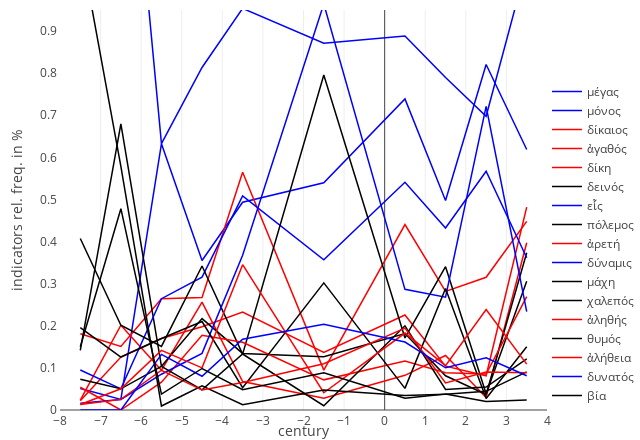

The cell this chart's notebook holds for it:
### Code cell
traces_data = []
annotations = []
value = 0
for term in individual_indicator_terms_df.columns.tolist()[1:]:
    if term in morality:
        color="red"
    if term in power:
        color="blue"
    if term in heroism:
        color ="black"
    traces_data.append(
        go.Scatter(
            x=individual_indicator_terms_df[1].tolist(),
            y=individual_indicator_terms_df[term].tolist(),
            mode="lines",
            #yaxis="y5",
            connectgaps=True,
            line=dict(
                color=color,            
                width=1.5,
                #dash="dot"
                ),
            name=term))
    value = value + 1
    if value % 3 == 0:
        x_value = -3.5
        y_value = individual_indicator_terms_df[individual_indicator_terms_df[1]==-3.5][term].tolist()[0]
    else:
        x_value =0.5
        y_value = individual_indicator_terms_df[individual_indicator_terms_df[1]==0.5][term].tolist()[0]
    annotations.append(
        dict(x=x_value, y=y_value, xref="x", yref="y", text=term, ax=0,ay=0,font=dict(size=10, color=color))
        )
layout = go.Layout(
    #showlegend=False,
    autosize=False,
    width=640,
    height=440,
    xaxis=dict(showgrid=True, dtick=1, title="century", range=[-8,4]),
    yaxis=dict(showgrid=False,title="indicators rel. freq. in %", range=[0,0.95]),
    margin=dict(
        l=60,r=0,t=10,b=30,pad=2),
    legend=dict(
        x=1, y=0)
    
    #annotations=annotations
    )
fig= go.Figure(data=traces_data, layout=layout)

###pio.write_image(fig, "../images/prox_power_morality_authors_mean.eps", scale=1)
iplot(fig, filename="individual_indicator_terms.html")

### Figure 1 — Plotly figure (JSON) as saved in the notebook; plotly's stock layout.template omitted (floating-point values rounded to 4 significant figures)
{"data": [{"connectgaps": true, "line": {"color": "blue", "width": 1.5}, "mode": "lines", "name": "μέγας", "type": "scatter", "uid": "eab19388-1dcb-11e9-98fc-a8667f12a6ad", "x": [-7.5, -6.5, -5.5, -4.5, -3.5, -1.5, 0.5, 1.5, 2.5, 3.5], "y": [0.9575, 1.661, 0.6325, 0.8135, 0.9538, 0.871, 0.8884, 0.7897, 0.6975, 1.057]}, {"connectgaps": true, "line": {"color": "blue", "width": 1.5}, "mode": "lines", "name": "μόνος", "type": "scatter", "uid": "eab19608-1dcb-11e9-854a-a8667f12a6ad", "x": [-7.5, -6.5, -5.5, -4.5, -3.5, -1.5, 0.5, 1.5, 2.5, 3.5], "y": [0.05108, 0.02516, 0.6325, 0.355, 0.4934, 0.5398, 0.7387, 0.4976, 0.8206, 0.6187]}, {"connectgaps": true, "line": {"color": "red", "width": 1.5}, "mode": "lines", "name": "δίκαιος", "type": "scatter", "uid": "eab19770-1dcb-11e9-9651-a8667f12a6ad", "x": [-7.5, -6.5, -5.5, -4.5, -3.5, -1.5, 0.5, 1.5, 2.5, 3.5], "y": [0.02189, 0.1258, 0.1699, 0.1977, 0.2325, 0.1369, 0.2256, 0.1042, 0.0813, 0.4818]}, {"connectgaps": true, "line": {"color": "red", "width": 1.5}, "mode": "lines", "name": "ἀγαθός", "type": "scatter", "uid": "eab19888-1dcb-11e9-9d73-a8667f12a6ad", "x": [-7.5, -6.5, -5.5, -4.5, -3.5, -1.5, 0.5, 1.5, 2.5, 3.5], "y": [0.181, 0.151, 0.2643, 0.2674, 0.5648, 0.09465, 0.4405, 0.2818, 0.3153, 0.4481]}, {"connectgaps": true, "line": {"color": "red", "width": 1.5}, "mode": "lines", "name": "δίκη", "type": "scatter", "uid": "eab19982-1dcb-11e9-9170-a8667f12a6ad", "x": [-7.5, -6.5, -5.5, -4.5, -3.5, -1.5, 0.5, 1.5, 2.5, 3.5], "y": [0.02335, 0.2013, 0.0944, 0.2564, 0.06753, 0.02814, 0.08232, 0.1294, 0.02986, 0.3972]}, {"connectgaps": true, "line": {"color": "black", "width": 1.5}, "mode": "lines", "name": "δεινός", "type": "scatter", "uid": "eab19a7a-1dcb-11e9-bde5-a8667f12a6ad", "x": [-7.5, -6.5, -5.5, -4.5, -3.5, -1.5, 0.5, 1.5, 2.5, 3.5], "y": [0.1416, 0.6794, 0.1038, 0.2171, 0.1344, 0.1266, 0.1817, 0.0813, 0.03708, 0.3736]}, {"connectgaps": true, "line": {"color": "blue", "width": 1.5}, "mode": "lines", "name": "εἷς", "type": "scatter", "uid": "eab19b80-1dcb-11e9-933f-a8667f12a6ad", "x": [-7.5, -6.5, -5.5, -4.5, -3.5, -1.5, 0.5, 1.5, 2.5, 3.5], "y": [0.09487, 0.05033, 0.2643, 0.3157, 0.5082, 0.3569, 0.541, 0.4321, 0.5671, 0.3615]}, {"connectgaps": true, "line": {"color": "black", "width": 1.5}, "mode": "lines", "name": "πόλεμος", "type": "scatter", "uid": "eab19c98-1dcb-11e9-bd66-a8667f12a6ad", "x": [-7.5, -6.5, -5.5, -4.5, -3.5, -1.5, 0.5, 1.5, 2.5, 3.5], "y": [0.4072, 0.2013, 0.151, 0.342, 0.1327, 0.7956, 0.1711, 0.3404, 0.03844, 0.3055]}, {"connectgaps": true, "line": {"color": "red", "width": 1.5}, "mode": "lines", "name": "ἀρετή", "type": "scatter", "uid": "eab19db0-1dcb-11e9-a10d-a8667f12a6ad", "x": [-7.5, -6.5, -5.5, -4.5, -3.5, -1.5, 0.5, 1.5, 2.5, 3.5], "y": [0.054, 0, 0.06608, 0.1772, 0.1607, 0.07163, 0.1165, 0.08843, 0.0854, 0.2692]}, {"connectgaps": true, "line": {"color": "blue", "width": 1.5}, "mode": "lines", "name": "δύναμις", "type": "scatter", "uid": "eab19e9e-1dcb-11e9-9b67-a8667f12a6ad", "x": [-7.5, -6.5, -5.5, -4.5, -3.5, -1.5, 0.5, 1.5, 2.5, 3.5], "y": [0.01606, 0.02516, 0.08496, 0.1344, 0.3676, 0.9644, 0.2865, 0.268, 0.721, 0.2336]}, {"connectgaps": true, "line": {"color": "black", "width": 1.5}, "mode": "lines", "name": "μάχη", "type": "scatter", "uid": "eab19f9a-1dcb-11e9-9687-a8667f12a6ad", "x": [-7.5, -6.5, -5.5, -4.5, -3.5, -1.5, 0.5, 1.5, 2.5, 3.5], "y": [0.1956, 0.1258, 0.1699, 0.2101, 0.053, 0.3019, 0.05132, 0.2887, 0.02721, 0.1502]}, {"connectgaps": true, "line": {"color": "black", "width": 1.5}, "mode": "lines", "name": "χαλεπός", "type": "scatter", "uid": "eab1a0ee-1dcb-11e9-9f2f-a8667f12a6ad", "x": [-7.5, -6.5, -5.5, -4.5, -3.5, -1.5, 0.5, 1.5, 2.5, 3.5], "y": [0.07298, 0.05033, 0.1038, 0.0478, 0.1329, 0.01023, 0.1999, 0.04878, 0.05458, 0.1216]}, {"connectgaps": true, "line": {"color": "red", "width": 1.5}, "mode": "lines", "name": "ἀληθής", "type": "scatter", "uid": "eab1a1e8-1dcb-11e9-9b94-a8667f12a6ad", "x": [-7.5, -6.5, -5.5, -4.5, -3.5, -1.5, 0.5, 1.5, 2.5, 3.5], "y": [0.01314, 0.05033, 0.1416, 0.1001, 0.3451, 0.04093, 0.1828, 0.1054, 0.2384, 0.1088]}, {"connectgaps": true, "line": {"color": "black", "width": 1.5}, "mode": "lines", "name": "θυμός", "type": "scatter", "uid": "eab1a2e2-1dcb-11e9-bd6d-a8667f12a6ad", "x": [-7.5, -6.5, -5.5, -4.5, -3.5, -1.5, 0.5, 1.5, 2.5, 3.5], "y": [1.105, 0.5788, 0.00944, 0.05726, 0.01239, 0.04732, 0.03421, 0.03764, 0.0443, 0.09038]}, {"connectgaps": true, "line": {"color": "red", "width": 1.5}, "mode": "lines", "name": "ἀλήθεια", "type": "scatter", "uid": "eab1a3d2-1dcb-11e9-8c78-a8667f12a6ad", "x": [-7.5, -6.5, -5.5, -4.5, -3.5, -1.5, 0.5, 1.5, 2.5, 3.5], "y": [0.01314, 0.02516, 0.0944, 0.0473, 0.06539, 0.11, 0.1946, 0.06415, 0.09013, 0.08847]}, {"connectgaps": true, "line": {"color": "blue", "width": 1.5}, "mode": "lines", "name": "δυνατός", "type": "scatter", "uid": "eab1a4cc-1dcb-11e9-b596-a8667f12a6ad", "x": [-7.5, -6.5, -5.5, -4.5, -3.5, -1.5, 0.5, 1.5, 2.5, 3.5], "y": [0, 0, 0.1322, 0.08016, 0.1682, 0.2034, 0.1614, 0.1002, 0.1238, 0.08147]}, {"connectgaps": true, "line": {"color": "black", "width": 1.5}, "mode": "lines", "name": "βία", "type": "scatter", "uid": "eab1a5ba-1dcb-11e9-9370-a8667f12a6ad", "x": [-7.5, -6.5, -5.5, -4.5, -3.5, -1.5, 0.5, 1.5, 2.5, 3.5], "y": [0.1503, 0.4781, 0.03776, 0.09858, 0.0483, 0.08825, 0.0278, 0.03809, 0.02023, 0.02355]}], "layout": {"autosize": false, "height": 440, "legend": {"x": 1, "y": 0}, "margin": {"b": 30, "l": 60, "pad": 2, "r": 0, "t": 10}, "width": 640, "xaxis": {"dtick": 1, "range": [-8, 4], "showgrid": true, "title": {"text": "century"}, "type": "linear"}, "yaxis": {"range": [0, 0.95], "showgrid": false, "title": {"text": "indicators rel. freq. in %"}, "type": "linear"}}}
